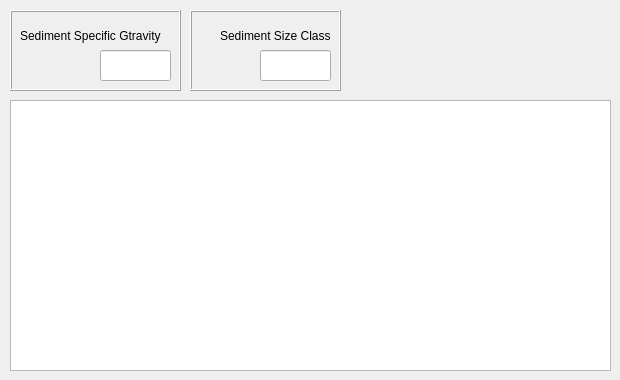
     <widget class="QWidget" name="tab_2">
      <attribute name="title">
       <string>Sediment Properties</string>
      </attribute>
      <widget class="QFrame" name="frame">
       <property name="geometry">
        <rect>
         <x>10</x>
         <y>10</y>
         <width>171</width>
         <height>81</height>
        </rect>
       </property>
       <property name="frameShape">
        <enum>QFrame::Box</enum>
       </property>
       <property name="frameShadow">
        <enum>QFrame::Raised</enum>
       </property>
       <widget class="QLabel" name="label_15">
        <property name="geometry">
         <rect>
          <x>10</x>
          <y>10</y>
          <width>161</width>
          <height>31</height>
         </rect>
        </property>
        <property name="text">
         <string>Sediment Specific Gtravity</string>
        </property>
       </widget>
       <widget class="QLineEdit" name="lineEdit">
        <property name="geometry">
         <rect>
          <x>90</x>
          <y>40</y>
          <width>71</width>
          <height>31</height>
         </rect>
        </property>
       </widget>
      </widget>
      <widget class="QFrame" name="frame_2">
       <property name="geometry">
        <rect>
         <x>190</x>
         <y>10</y>
         <width>151</width>
         <height>81</height>
        </rect>
       </property>
       <property name="frameShape">
        <enum>QFrame::Box</enum>
       </property>
       <property name="frameShadow">
        <enum>QFrame::Raised</enum>
       </property>
       <widget class="QLabel" name="label_16">
        <property name="geometry">
         <rect>
          <x>30</x>
          <y>10</y>
          <width>161</width>
          <height>31</height>
         </rect>
        </property>
        <property name="text">
         <string>Sediment Size Class</string>
        </property>
       </widget>
       <widget class="QLineEdit" name="lineEdit_2">
        <property name="geometry">
         <rect>
          <x>70</x>
          <y>40</y>
          <width>71</width>
          <height>31</height>
         </rect>
        </property>
       </widget>
      </widget>
      <widget class="QTableWidget" name="tableWidget_2">
       <property name="geometry">
        <rect>
         <x>10</x>
         <y>100</y>
         <width>601</width>
         <height>271</height>
        </rect>
       </property>
      </widget>
     </widget>
